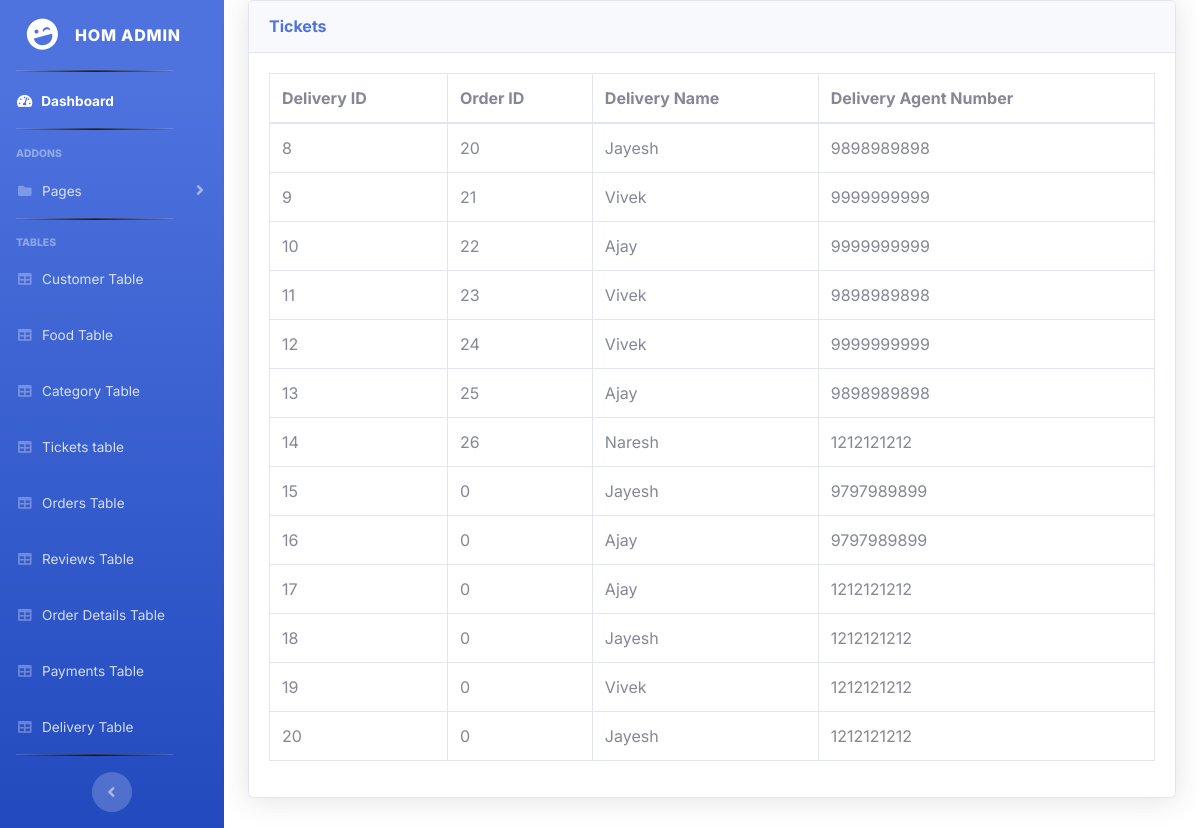
Before: /admin/delivery.php with the older database file.
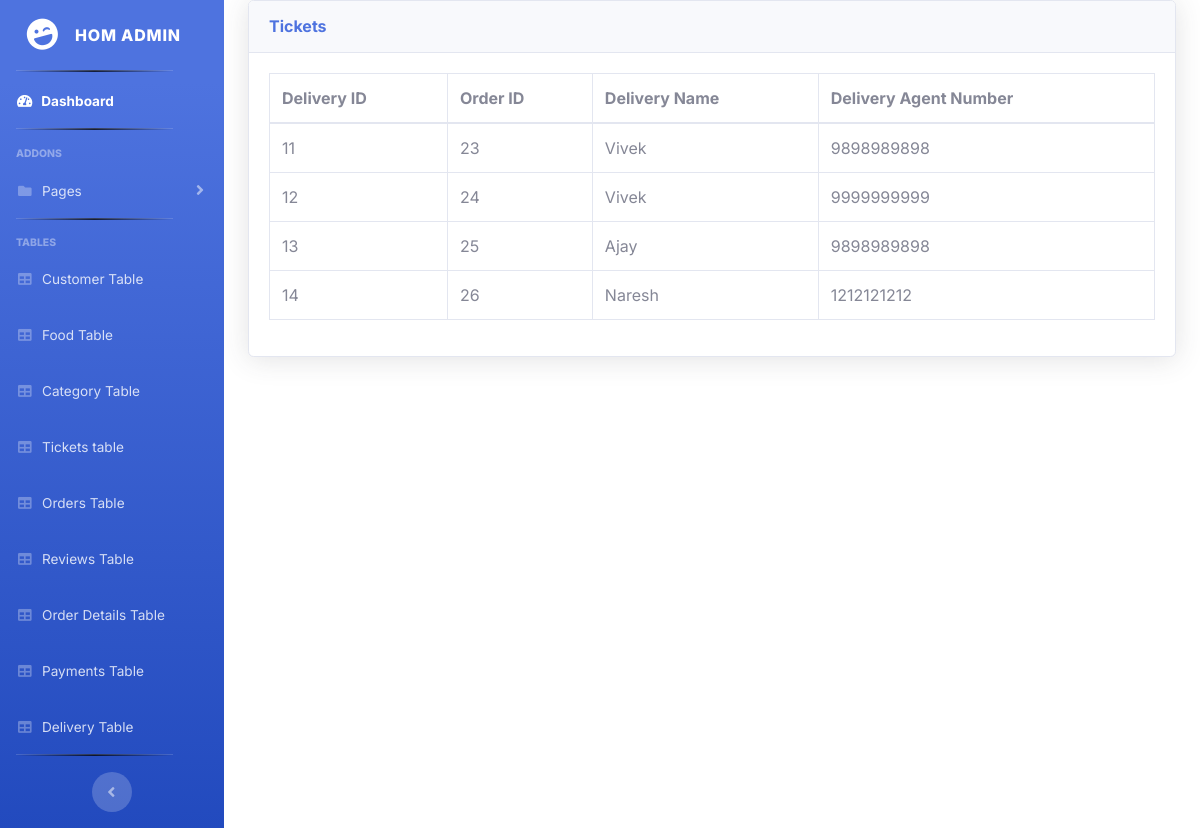
After: the same page with the newer database file.
### tables this page shows
CREATE TABLE `delivery` (
  `d_id` int(11) NOT NULL,
  `agent_name` enum('Ajay','Naresh','Vivek','Jayesh') NOT NULL,
  `agent_number` enum('9999999999','9898989898','1212121212','9797989899') NOT NULL,
  `o_id` int(11) NOT NULL
);

### admin/delivery.php (the view, shortened to what this page needs)
<?php
    $conn=mysqli_connect("localhost", "bhavesh", "test123", "foodorderingsite");
?>
<!DOCTYPE html>
<html>
<head>
</head>
<body>
	<?php
    include('includes/header.php');
    include('includes/navbar.php');
?>
	<div class="container-fluid">
                    <div class="card shadow mb-4">
                        <div class="card-header py-3">
                            <h6 class="m-0 font-weight-bold text-primary">Tickets</h6>
                        </div>
                        <div class="card-body">
                            <div class="table-responsive">
                                <table class="table table-bordered" id="dataTable" width="100%" cellspacing="0">
                                    <thead>
                                        <tr>
                                            <th>Delivery ID</th>
                                            <th>Order ID</th>
                                            <th>Delivery Name</th>
                                            <th>Delivery Agent Number</th>
                                        </tr>
                                    </thead>
                                    <tbody>
                                        <?php
                                            $query="SELECT *
                                            from delivery";
                                            $result = mysqli_query($conn, $query);
                                            $rows = mysqli_fetch_all($result, MYSQLI_ASSOC);
                                            foreach($rows as $row) {
                                                echo "<tr>
                                                <td>{$row['d_id']}</td>
                                                <td>{$row['o_id']}</td>
                                                <td>{$row['agent_name']}</td>
                                                <td>{$row['agent_number']}</td>
                                                </tr>";
                                            }
                                        ?>
                                    </tbody>
                                </table>
                            </div>
                        </div>
                    </div>
                </div>
</body>
</html>

Changed rows visible on the page:
removed delivery: d_id "8", o "20", agent_name "Jayesh", agent_number "9898989898"
removed delivery: d_id "9", o "21", agent_name "Vivek", agent_number "9999999999"
removed delivery: d_id "10", o "22", agent_name "Ajay", agent_number "9999999999"
removed delivery: d_id "15", o "0", agent_name "Jayesh", agent_number "9797989899"
removed delivery: d_id "16", o "0", agent_name "Ajay", agent_number "9797989899"
removed delivery: d_id "17", o "0", agent_name "Ajay", agent_number "1212121212"
removed delivery: d_id "18", o "0", agent_name "Jayesh", agent_number "1212121212"
removed delivery: d_id "19", o "0", agent_name "Vivek", agent_number "1212121212"
removed delivery: d_id "20", o "0", agent_name "Jayesh", agent_number "1212121212"
